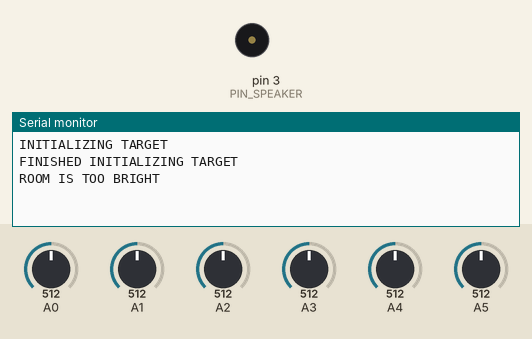
Bench run of a sketch on a simulated Arduino Uno, built with avr-gcc and run on an emulated ATmega328P. On the bench: buzzer (waves = sounding), the last lines printed to the serial monitor. Inputs (shaded band) come from the test bench; at power-on: A0 = 512, A1 = 512, A2 = 512, A3 = 512, A4 = 512, A5 = 512. The audio player accepts every command and is not drawn.

Above: at 1.8 s.
1.9 s: A0 set to 293
At 1.9 s:
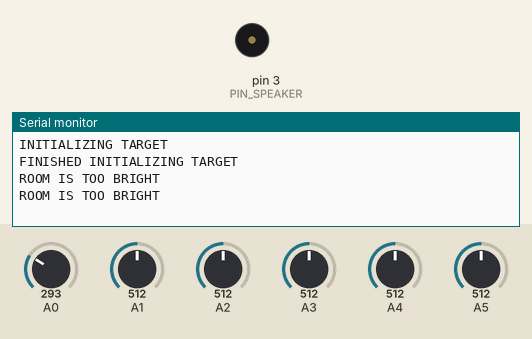
3.6 s: A0 set to 265
At 4.2 s:
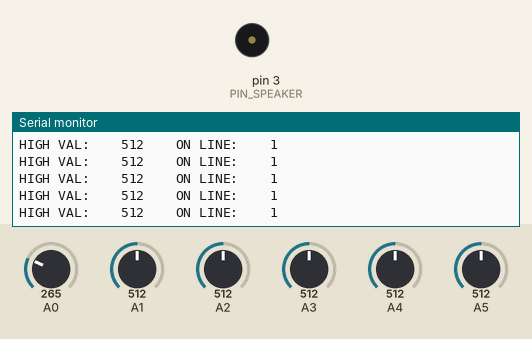
6.8 s: A0 set to 290
At 7.9 s:
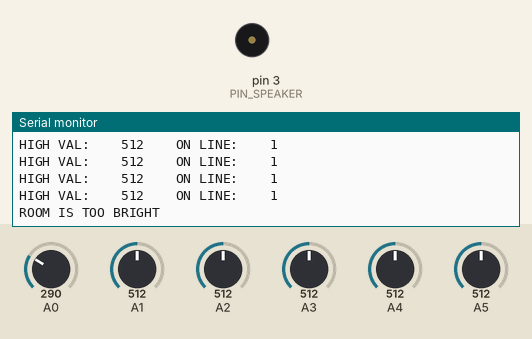
8.3 s: A1 set to 289
At 9.1 s:
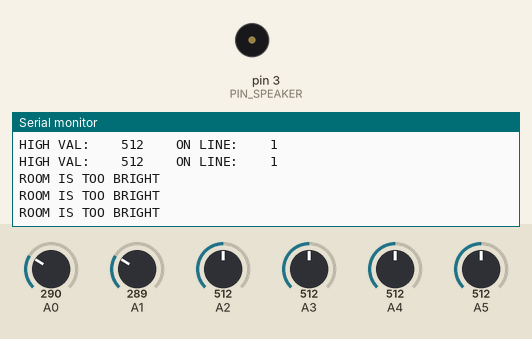
9.8 s: A1 set to 263
At 10.9 s:
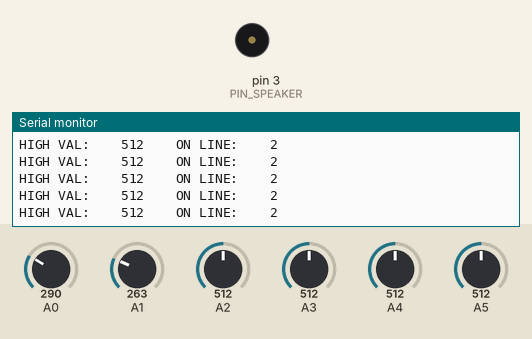
13.0 s: A1 set to 290
At 14.1 s:
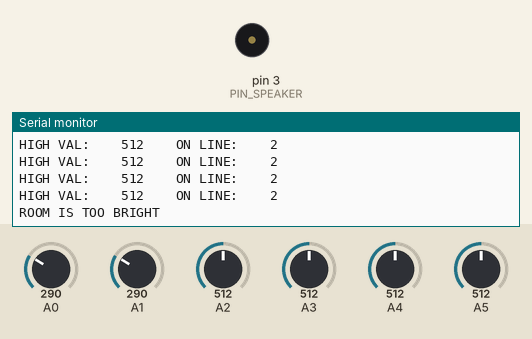

The sketch:

LDR_calibrator.ino
```cpp
// BRIAN SUMNER
// KAMIL ADYLOV
// IN AFFILIATION WITH PHI HUYNH
// UCDENVER CSCI 4287
// SPRING 2019
// LAZERBOY ENTERTAINMENT SYSTEM:
// LAZERTARGET DRIVER
// LDR_CALIBRATOR
// VERSION: ALPHA_07


#include <Arduino.h>

#include "talkie.h"
#include "vocab.h"

#define PIN_SPEAKER       3
#define PIN_LED           13

#define LUX_THRESHOLD_0     280
#define LUX_THRESHOLD_1     280
#define LUX_THRESHOLD_2     280
#define LUX_THRESHOLD_3     280
#define LUX_THRESHOLD_4     280
#define LUX_THRESHOLD_5     280


Talkie voice;


int LDR_register = 0;

int tempValA0 = 0;
int tempValA1 = 0;
int tempValA2 = 0;
int tempValA3 = 0;
int tempValA4 = 0;
int tempValA5 = 0;

int tempHiVal = 0;
int tempHiLine = 0;


void setup()
{

    Serial.begin(115200);
    Serial.println("INITIALIZING TARGET");

    // SET UP PIN MODES
    pinMode(PIN_SPEAKER, OUTPUT);


//    voice.say(spINTRO);
    voice.say(spREADY);


    Serial.println("FINISHED INITIALIZING TARGET");

//    delay(1000);

}


void loop()
{
/*
  if (analogRead(0) >= LUX_THRESHOLD_0)
  {
    LDR_register |= B00000001;
  }

  if (analogRead(1) >= LUX_THRESHOLD_1)
  {
    LDR_register |= B00000010;
  }

  if (analogRead(2) >= LUX_THRESHOLD_2)
  {
    LDR_register |= B00000100;
  }

  if (analogRead(3) >= LUX_THRESHOLD_3)
  {
    LDR_register |= B00001000;
  }

  if (analogRead(4) >= LUX_THRESHOLD_4)
  {
    LDR_register |= B00010000;
  }

  if (analogRead(5) >= LUX_THRESHOLD_5)
  {
    LDR_register |= B00100000;
  }

*/
  tempValA0 = analogRead(0);
  tempValA1 = analogRead(1);
  tempValA2 = analogRead(2);
  tempValA3 = analogRead(3);
  tempValA4 = analogRead(4);
  tempValA5 = analogRead(5);

  tempHiVal = 0;

  if (tempValA0 > tempHiVal)
  {
    tempHiVal = tempValA0;
    tempHiLine = 0;
  }
  if (tempValA1 > tempHiVal)
  {
    tempHiVal = tempValA1;
    tempHiLine = 1;
  }
  if (tempValA2 > tempHiVal)
  {
    tempHiVal = tempValA2;
    tempHiLine = 2;
  }
  if (tempValA3 > tempHiVal)
  {
    tempHiVal = tempValA3;
    tempHiLine = 3;
  }
  if (tempValA4 > tempHiVal)
  {
    tempHiVal = tempValA4;
    tempHiLine = 4;
  }
  if (tempValA5 > tempHiVal)
  {
    tempHiVal = tempValA5;
    tempHiLine = 5;
  }


  if (tempValA0 >= LUX_THRESHOLD_0)
  {
    LDR_register |= B00000001;
  }

  if (tempValA1 >= LUX_THRESHOLD_1)
  {
    LDR_register |= B00000010;
  }

  if (tempValA2 >= LUX_THRESHOLD_2)
  {
    LDR_register |= B00000100;
  }

  if (tempValA3 >= LUX_THRESHOLD_3)
  {
    LDR_register |= B00001000;
  }

  if (tempValA4 >= LUX_THRESHOLD_4)
  {
    LDR_register |= B00010000;
  }

  if (tempValA5 >= LUX_THRESHOLD_5)
  {
    LDR_register |= B00100000;
  }


  if (LDR_register == B00111111)
  {
    voice.say(spROOMS_TOO_BRIGHT);
    Serial.println("ROOM IS TOO BRIGHT");
  }
  else if (LDR_register != 0)
  {

    // INDICATE HIT OCCURRED
//    voice.say(spHIT, false);
//    voice.say(spGREAT2, false);

    tone(PIN_SPEAKER, 50, 50);
    delay(5);
    noTone(PIN_SPEAKER);


    Serial.print("HIGH VAL:    ");
    Serial.print(tempHiVal);

    Serial.print("    ON LINE:    ");
    Serial.println(tempHiLine);


//    Serial.print("LINE 4 =  ");
//    Serial.println(tempValA4);
//
//    Serial.print("LINE 5 =  ");
//    Serial.println(tempValA5);
//
//    Serial.println("");

    delay(50);

//    Serial.println("HIT");


//     // BLINK LED
//    for (int i = 0; i < 8; ++i)
//    {
//      digitalWrite(PIN_LED, HIGH);
//      delay(50);
//      digitalWrite(PIN_LED, LOW);
//      delay(50);
//    }

  }


  // END IF
//  }

  LDR_register = 0;

//  tempValA0 = 0;
//  tempValA1 = 0;
//  tempValA2 = 0;
//  tempValA3 = 0;
//  tempValA4 = 0;
//  tempValA5 = 0;
//

// END LOOP
}
```

Source omitted: vocab.h (data table, 9677 bytes)

Measured:
- the behaviour switches between 280 and 279 on A0 (found by bisection; images 1 and 2)
- the behaviour switches between 280 and 279 on A1 (found by bisection; images 4 and 5)
- after the input at 3.6 s, the serial monitor: prints a new line at once (image 2)
- after the input at 6.8 s, the serial monitor: prints a new line after 0.61 s (image 3)
- after the input at 9.8 s, the serial monitor: prints a new line at once (image 5)
- after the input at 13.0 s, the serial monitor: prints a new line after 0.61 s (image 6)
